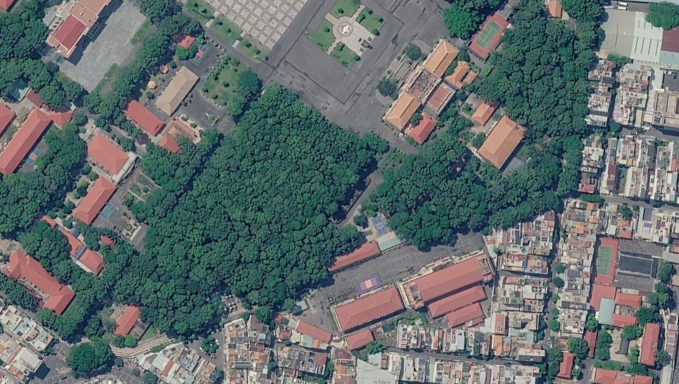
#> input picture references/refmap.png, 1358 x 768 px (shown at 1/2 size); its folder holds only this picture in this run
$ python get_Global_R_max.py
#> lines starting #> are read from the running program, lines starting #| are printed output that depends on the picture; after the words box and inside, x2 and y2 are one past the last pixel; in counts of white or black regions, pixels touching at a corner belong together
#> in _prepare_ref_like_old_pipeline, img is the input picture: shape (768, 1358, 3); mean B, G, R 109.1, 109.2, 98.9
### features/core.py
# Copyright (c) 2026 Phan Thanh An and Tran Anh Dung
# Institute of Mathematical and Computational Sciences (IMACS)
# Contact: Prof. Phan Thanh An <thanhan@hcmut.edu.vn>
#          Tran Anh Dung <trananhdung@iuh.edu.vn>, <tadung.sdh231@hcmut.edu.vn>
# Released under the MIT License (see LICENSE).
# features/core.py
from typing import Tuple, Dict, List, Optional
import os
import numpy as np
import pandas as pd
import cv2
from shapely.geometry import Polygon, Point, MultiPolygon
from shapely.ops import unary_union
from shapely.strtree import STRtree
from shapely.prepared import prep

from OrthoHullLib import OrthoHullLib
from features.fast_features import compute_sector_features_fast

# [FAST] True: vectorized feature computation (same results, much faster); False: original loop
USE_FAST_FEATURES = True


# =========================
# Utility functions
# =========================

def oc_hull_from_polygon(raw_polygon):
    if raw_polygon is None or raw_polygon.is_empty:
        return Polygon()

    geom = raw_polygon
    if not geom.is_valid:
        geom = geom.buffer(0)
    if geom.is_empty:
        return Polygon()

    if isinstance(geom, MultiPolygon):
        geom = unary_union(geom)
        if geom.is_empty:
            return Polygon()
        if isinstance(geom, MultiPolygon):
            geom = max(geom.geoms, key=lambda g: g.area)

    if not isinstance(geom, Polygon):
        geom = geom.convex_hull
        if geom.is_empty or not isinstance(geom, Polygon):
            return Polygon()

    coords = list(geom.exterior.coords)
    if coords and coords[0] == coords[-1]:
        coords = coords[:-1]
    if len(coords) < 3:
        return Polygon()

    pts_list = [Point(float(x), float(y)) for x, y in coords]
    lib = OrthoHullLib()
    oc_coords = lib.get_ortho_hull(pts_list, close_ring=True)

    if not oc_coords or len(oc_coords) < 4:
        return geom.convex_hull

    oc_poly = Polygon(oc_coords)
    if not oc_poly.is_valid:
        oc_poly = oc_poly.buffer(0)
    if oc_poly.is_empty:
        return geom.convex_hull

    return oc_poly


# [COCH-V] Vertex types of an orthogonal (x, y)-polygon such as the COCH (connected
# orthogonal convex hull) of a building, computed by OGraham.py.
# By An, Huyen and Le (Appl. Math. Comput. 397 (2021) 125889), the convex vertices of the
# connected orthogonal convex hull are its extreme points, and they belong to the input
# point set; the reflex vertices are the corners of the staircases between them.
# The shape vector is used at the extreme (convex) vertices only.
# [13 lines left out: function och_vertex_types, not called in this run]


# [EXT-MASK] Building masks from another segmentation method. When the environment
# variable FEATURE_MASK_DIR is set, the roof mask of an image <name>.png is read from
# FEATURE_MASK_DIR/<name>_mask.png (white = building) instead of the HSV threshold.
# The variable is inherited by the worker processes of run_examples.py.
MASK_DIR_ENV = "FEATURE_MASK_DIR"


# [10 lines left out: function mask_override, not called in this run]


def meters_to_pixels(meters: float, px_per_meter: float) -> float:
    return float(meters) * float(px_per_meter)


# [105 lines left out: functions hull_vertices_xy_from_polygon, generate_sector_polygon, build_radii_m, _geometry_area, _min_vertex_distance_sq, _query_candidate_indices and 1 more, not called in this run]


def load_nofly_csv_as_polygons(csv_path: str) -> List[Polygon]:
    """
    Đọc CSV no-fly-zone -> list Polygon.
    Hỗ trợ:
      - circle  -> polygon 180 đỉnh
      - polygon -> polygon thường
    Safe cho case rỗng/không tồn tại/lỗi format: trả [].
    """
    if not csv_path or (not os.path.isfile(csv_path)):
        return []

    try:
        df = pd.read_csv(csv_path)
    except Exception as e:
        print(f"[WARN] Không đọc được no-fly CSV '{csv_path}': {e}. -> coi như không cấm bay")
        return []

    if df is None or df.empty:
        return []

    df.columns = [str(c).strip().lower() for c in df.columns]

    required = {"zone_id", "zone_type", "x", "y"}
    missing = required - set(df.columns)
    if missing:
        print(f"[WARN] no-fly CSV thiếu cột {missing}. -> coi như không cấm bay")
        return []

    if "enabled" not in df.columns:
        df["enabled"] = 1
    if "radius" not in df.columns:
        df["radius"] = np.nan
    if "vertex_order" not in df.columns:
        df["vertex_order"] = np.nan

    try:
        df = df[df["enabled"].fillna(1).astype(int) == 1].copy()
    except Exception:
        df = df.copy()

    if df.empty:
        return []

    out: List[Polygon] = []

    for _, g in df.groupby("zone_id"):
        ztype = str(g["zone_type"].iloc[0]).strip().lower()

        if ztype == "circle":
            row = g.iloc[0]
            try:
                cx = float(row["x"])
                cy = float(row["y"])
                r = float(row["radius"]) if pd.notna(row["radius"]) else 0.0
            except Exception:
                continue

            poly = circle_to_polygon_180(cx, cy, r)
            if not poly.is_empty and poly.area > 0:
                out.append(poly)

        elif ztype == "polygon":
            gg = g.copy()
            if gg["vertex_order"].notna().any():
                gg["vertex_order"] = gg["vertex_order"].fillna(1e9).astype(float)
                gg = gg.sort_values("vertex_order")

            pts = []
            for x, y in zip(gg["x"], gg["y"]):
                try:
                    pts.append((float(x), float(y)))
                except Exception:
                    pass

            if len(pts) < 3:
                continue

            poly = Polygon(pts)
            if not poly.is_valid:
                poly = poly.buffer(0)
            if poly.is_empty:
                continue
            if isinstance(poly, MultiPolygon):
                poly = max(poly.geoms, key=lambda ge: ge.area)
            if poly.area > 0:
                out.append(poly)

    return out


# =========================
# Feature computation
# =========================

# [135 lines left out: function compute_sector_features_from_points_global, not called in this run]


# =========================
# Core classes
# =========================

class BaseSectorAnalyzer:
    class VertexData:
        # [4 lines left out: function __init__, not called in this run]

    class ObjectData:
        def __init__(self):
            self.vertices: Dict[int, "BaseSectorAnalyzer.VertexData"] = {}
            self.total_intersection_sum: float = 0.0

        def add_vertex(self, vertex_id: int, coordinates: Tuple[float, float]) -> None:
            self.vertices[vertex_id] = BaseSectorAnalyzer.VertexData(coordinates)

    def __init__(self, image_path: str, px_per_meter, use_oc_hull: bool = True):
        self.image_path = image_path
        self.px_per_meter = float(px_per_meter)
        self.use_oc_hull = bool(use_oc_hull)

        self.image = None
        self.binary_image = None
        self.image_shape = None
        self.original_image = None
        self.roof_mask = None
        self.roof_thresh = None

        self.polygons: List[Polygon] = []
        self.extra_polygons: List[Polygon] = []  # no-fly-zone / object phụ
        self.multipolygon: MultiPolygon = MultiPolygon()
        self.contours: List[np.ndarray] = []

        self.objects: Dict[int, BaseSectorAnalyzer.ObjectData] = {}
        self.feature_sums: Dict[int, float] = {}
        self.feature_dict: Dict[int, Dict[int, List[float]]] = {}

        self.vertex_coordinates: Dict[int, List[Tuple[float, float]]] = {}
        self.geometries: Dict[int, Polygon] = {}
        self.bound: Dict[int, Dict[str, Dict[str, float]]] = {}

        self._feature_df = pd.DataFrame()
        self._last_circle_radii_m: Optional[Tuple[float, ...]] = None
        self._last_num_dirs: Optional[int] = None
        self._last_n = None
        self._last_k = None

    # ---------- segmentation ----------
    # [34 lines left out: functions build_mask_legacy_hsv, load_image, not called in this run]

    def sync_alias(self):
        if self.image is None and self.binary_image is not None:
            self.image = self.binary_image.copy()
        if self.binary_image is None and self.image is not None:
            self.binary_image = self.image.copy()
        if self.roof_mask is None and self.binary_image is not None:
            self.roof_mask = self.binary_image.copy()

    # ---------- polygons ----------
    def extract_polygons(
        self,
        min_area: int = 1000,
        border_margin: int = 0,
        object_polygon_mode: str = "och",
    ) -> None:
        """
        object_polygon_mode:
          - 'och'    : building = COCH (OrthoHullLib / OGraham.py)
          - 'convex' : convex hull
          - 'raw'    : contour thô
        """
        if self.binary_image is None:
            raise ValueError("Chưa có binary_image. Hãy load_image hoặc set binary_image trước.")

        binary255 = (self.binary_image > 0).astype(np.uint8) * 255
        contours, _ = cv2.findContours(binary255, cv2.RETR_EXTERNAL, cv2.CHAIN_APPROX_SIMPLE)

        h, w = self.image_shape if self.image_shape is not None else binary255.shape[:2]

        self.contours = contours
        self.polygons = []
        self.objects = {}
        self.vertex_coordinates = {}
        self.geometries = {}
        self.bound = {}

        oid = 1
        for cnt in contours:
            area = cv2.contourArea(cnt)
            if area < float(min_area):
                continue

            pts = cnt.reshape(-1, 2)
            if len(pts) < 3:
                continue

            raw_poly = Polygon([(float(x), float(y)) for x, y in pts])
            if not raw_poly.is_valid:
                raw_poly = raw_poly.buffer(0)
            if raw_poly.is_empty:
                continue

            minx, miny, maxx, maxy = raw_poly.bounds
            if border_margin > 0:
                if minx <= border_margin or miny <= border_margin or maxx >= (w - border_margin) or maxy >= (h - border_margin):
                    continue

            if object_polygon_mode in ("och", "coch"):
                poly = oc_hull_from_polygon(raw_poly)
            elif object_polygon_mode == "convex":
                poly = raw_poly.convex_hull
            else:
                poly = raw_poly

            if poly is None or poly.is_empty:
                continue
            if not poly.is_valid:
                poly = poly.buffer(0)
            if poly.is_empty or poly.area < float(min_area):
                continue

            if isinstance(poly, MultiPolygon):
                poly = max(poly.geoms, key=lambda g: g.area)

            self.polygons.append(poly)

            obj = BaseSectorAnalyzer.ObjectData()
            coords = list(poly.exterior.coords)[:-1]
            for vid, (x, y) in enumerate(coords, start=1):
                obj.add_vertex(vid, (float(x), float(y)))
            self.objects[oid] = obj
            self.vertex_coordinates[oid] = [(float(x), float(y)) for x, y in coords]
            self.geometries[oid] = poly
            self.bound[oid] = {
                "bbox": {
                    "minx": float(poly.bounds[0]),
                    "miny": float(poly.bounds[1]),
                    "maxx": float(poly.bounds[2]),
                    "maxy": float(poly.bounds[3]),
                }
            }
            oid += 1

        if len(self.polygons) > 0:
            self.multipolygon = MultiPolygon(self.polygons)
        else:
            self.multipolygon = MultiPolygon()

    # [136 lines left out: functions set_extra_polygons, compute_features, not called in this run]

    def get_feature_table(self) -> pd.DataFrame:
        return self._feature_df.copy()

    # [94 lines left out: functions export_feature_csv, get_all_polygons_for_feature, plot_vertex_sectors, not called in this run]


class Aerial(BaseSectorAnalyzer):
    pass


class ReferenceAnalyzer(BaseSectorAnalyzer):
    # [92 lines left out: function estimate_rmax_from_vertex_to_other_polygons, not called in this run]

    pass

### get_Global_R_max.py
# Copyright (c) 2026 Phan Thanh An and Tran Anh Dung
# Institute of Mathematical and Computational Sciences (IMACS)
# Contact: Prof. Phan Thanh An <thanhan@hcmut.edu.vn>
#          Tran Anh Dung <trananhdung@iuh.edu.vn>, <tadung.sdh231@hcmut.edu.vn>
# Released under the MIT License (see LICENSE).
# get_Global_R_max.py
import os
from typing import List, Dict, Tuple

import cv2
import numpy as np
import matplotlib.pyplot as plt
from matplotlib.lines import Line2D
from matplotlib.patches import Patch
from shapely.geometry import Polygon, Point
from shapely.prepared import prep
from shapely.ops import nearest_points

from features.core import (
    ReferenceAnalyzer,
    load_nofly_csv_as_polygons,
    hull_vertices_xy_from_polygon
)


def _build_mask_from_thresh(image_bgr, thresh: int):
#> called with thresh = 18
    hsv = cv2.cvtColor(image_bgr, cv2.COLOR_BGR2HSV)
#> hsv: shape (768, 1358, 3); mean H, S, V 82.4, 71.5, 118.5
    kernel = np.ones((5, 5), np.uint8)
    t = int(np.clip(thresh, 0, 255))

    mask1 = cv2.inRange(hsv, np.array([0, t, t], dtype=np.uint8), np.array([40, 255, 255], dtype=np.uint8))
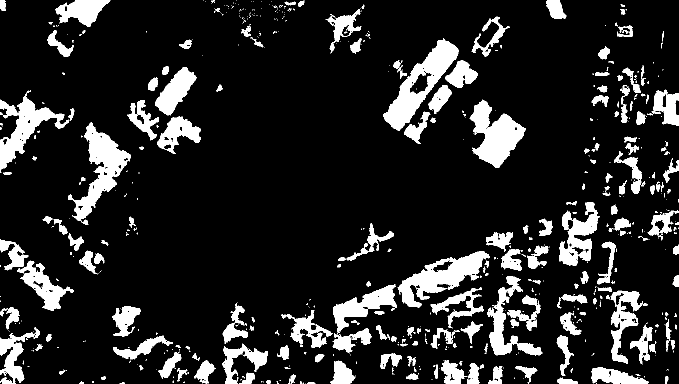
#> mask1: shape (768, 1358) (shown at 1/2 size); 14.2% white; 695 white regions (469 under 20 px), largest, box (x1, y1, x2, y2) and area: (766, 76, 918, 262) 8720, (136, 245, 262, 450) 8016, (795, 502, 980, 615) 7765
    mask2 = cv2.inRange(hsv, np.array([165, t, t], dtype=np.uint8), np.array([180, 255, 255], dtype=np.uint8))
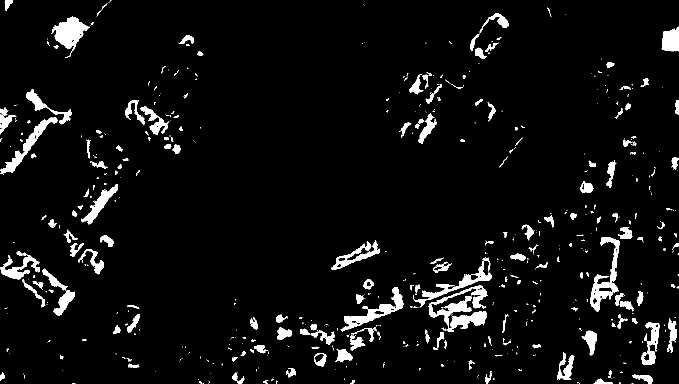
#> mask2: shape (768, 1358) (shown at 1/2 size); 5.2% white; 575 white regions (380 under 20 px), largest, box (x1, y1, x2, y2) and area: (857, 571, 975, 664) 4231, (1180, 474, 1240, 623) 2716, (102, 33, 180, 115) 2692
    roof_mask = cv2.bitwise_or(mask1, mask2)
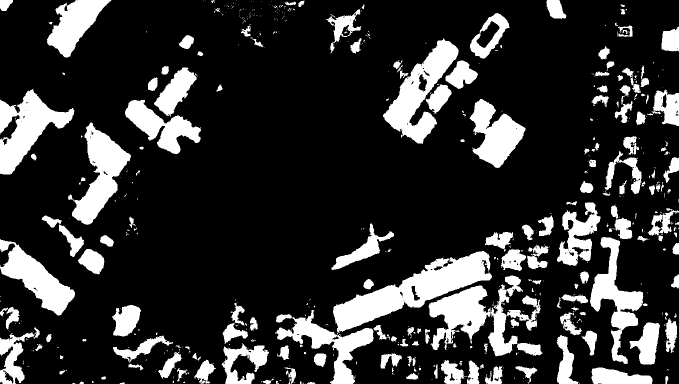
#> roof_mask: shape (768, 1358) (shown at 1/2 size); 19.3% white; 604 white regions (422 under 20 px), largest, box (x1, y1, x2, y2) and area: (666, 502, 984, 669) 17883, (857, 551, 1085, 713) 13186, (766, 76, 918, 288) 11742

    roof_mask = cv2.morphologyEx(roof_mask, cv2.MORPH_OPEN, kernel, iterations=2)
#> roof_mask: shape (768, 1358); 16.6% white; 123 white regions, largest, box (x1, y1, x2, y2) and area: (667, 503, 982, 662) 16910, (769, 81, 916, 287) 11364, (145, 251, 260, 449) 10022
    roof_mask = cv2.morphologyEx(roof_mask, cv2.MORPH_CLOSE, kernel, iterations=2)
#> roof_mask: shape (768, 1358); 17.2% white; 83 white regions
#> (the rest of the program and of its run is left out)
